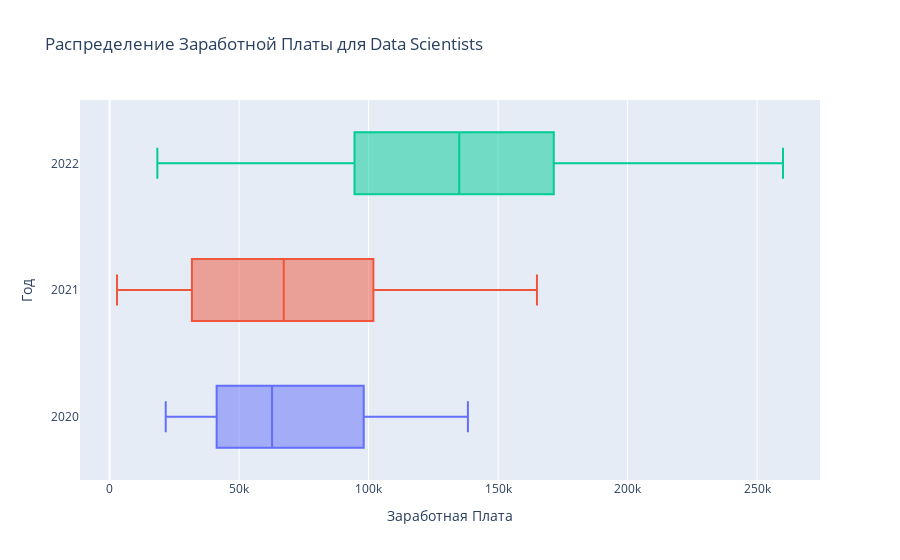

Notebook cell for this chart:
### Code cell
#create a boxplot
fig = px.box(
    data_frame=ds_salary,
    x='salary',
    y='work_year',
    color='work_year',
    #set horizontal orientation
    orientation='h',
    title='Распределение Заработной Платы для Data Scientists',
)
#set the title of the axis
fig.update_layout(
   xaxis_title_text='Заработная Плата',
   yaxis_title_text='Год',
   showlegend=False
)

fig.show()

### Figure 1 — Plotly figure (JSON) as saved in the notebook; plotly's stock layout.template omitted (floating-point values rounded to 4 significant figures)
{"data": [{"alignmentgroup": "True", "hovertemplate": "work_year=%{y}<br>salary=%{x}<extra></extra>", "legendgroup": "2020", "marker": {"color": "#636efa"}, "name": "2020", "notched": false, "offsetgroup": "2020", "orientation": "h", "showlegend": true, "type": "box", "x": [79833, 35735, 51321, 40481, 39916, 68428, 45760, 76958, 105000, 38776, 118000, 120000, 138350, 21669, 62726, 49268, 105000, 91237, 62726, 42197], "x0": " ", "xaxis": "x", "y": [2020, 2020, 2020, 2020, 2020, 2020, 2020, 2020, 2020, 2020, 2020, 2020, 2020, 2020, 2020, 2020, 2020, 2020, 2020, 2020], "y0": " ", "yaxis": "y"}, {"alignmentgroup": "True", "hovertemplate": "work_year=%{y}<br>salary=%{x}<extra></extra>", "legendgroup": "2021", "marker": {"color": "#EF553B"}, "name": "2021", "notched": false, "offsetgroup": "2021", "orientation": "h", "showlegend": true, "type": "box", "x": [53192, 29751, 73000, 50000, 9466, 49646, 100000, 80000, 82500, 150000, 75774, 13400, 119059, 2859, 40038, 5679, 90734, 147000, 61467, 37825, 160000, 12901, 116914, 33808, 56256, 87738, 88654, 135000, 46809, 4000, 103691, 165000, 36643, 115000, 90000, 28399, 130000, 16904, 25532, 77684, 100000, 58000, 20171, 109000], "x0": " ", "xaxis": "x", "y": [2021, 2021, 2021, 2021, 2021, 2021, 2021, 2021, 2021, 2021, 2021, 2021, 2021, 2021, 2021, 2021, 2021, 2021, 2021, 2021, 2021, 2021, 2021, 2021, 2021, 2021, 2021, 2021, 2021, 2021, 2021, 2021, 2021, 2021, 2021, 2021, 2021, 2021, 2021, 2021, 2021, 2021, 2021, 2021], "y0": " ", "yaxis": "y"}, {"alignmentgroup": "True", "hovertemplate": "work_year=%{y}<br>salary=%{x}<extra></extra>", "legendgroup": "2022", "marker": {"color": "#00cc96"}, "name": "2022", "notched": false, "offsetgroup": "2022", "orientation": "h", "showlegend": true, "type": "box", "x": [130000, 90000, 136620, 99360, 117789, 104702, 146000, 123000, 65438, 39263, 165220, 120160, 180000, 120000, 95550, 167000, 150000, 211500, 138600, 170000, 215300, 158200, 180000, 71982, 45807, 260000, 180000, 80000, 140400, 215300, 31615, 18442, 104890, 140000, 220000, 183228, 91614, 185100, 200000, 120000, 230000, 100000, 100000, 35590, 100000, 165000, 52396, 40000, 86703, 48000, 122346, 69336, 135000, 78000, 141300, 102100, 205300, 176000, 144000, 205300, 140400, 210000, 150000, 160000, 130000], "x0": " ", "xaxis": "x", "y": [2022, 2022, 2022, 2022, 2022, 2022, 2022, 2022, 2022, 2022, 2022, 2022, 2022, 2022, 2022, 2022, 2022, 2022, 2022, 2022, 2022, 2022, 2022, 2022, 2022, 2022, 2022, 2022, 2022, 2022, 2022, 2022, 2022, 2022, 2022, 2022, 2022, 2022, 2022, 2022, 2022, 2022, 2022, 2022, 2022, 2022, 2022, 2022, 2022, 2022, 2022, 2022, 2022, 2022, 2022, 2022, 2022, 2022, 2022, 2022, 2022, 2022, 2022, 2022, 2022], "y0": " ", "yaxis": "y"}], "layout": {"boxmode": "overlay", "legend": {"title": {"text": "work_year"}, "tracegroupgap": 0}, "showlegend": false, "title": {"text": "Распределение Заработной Платы для Data Scientists"}, "xaxis": {"anchor": "y", "domain": [0, 1], "title": {"text": "Заработная Плата"}}, "yaxis": {"anchor": "x", "categoryarray": [2022, 2021, 2020], "categoryorder": "array", "domain": [0, 1], "title": {"text": "Год"}}}}
